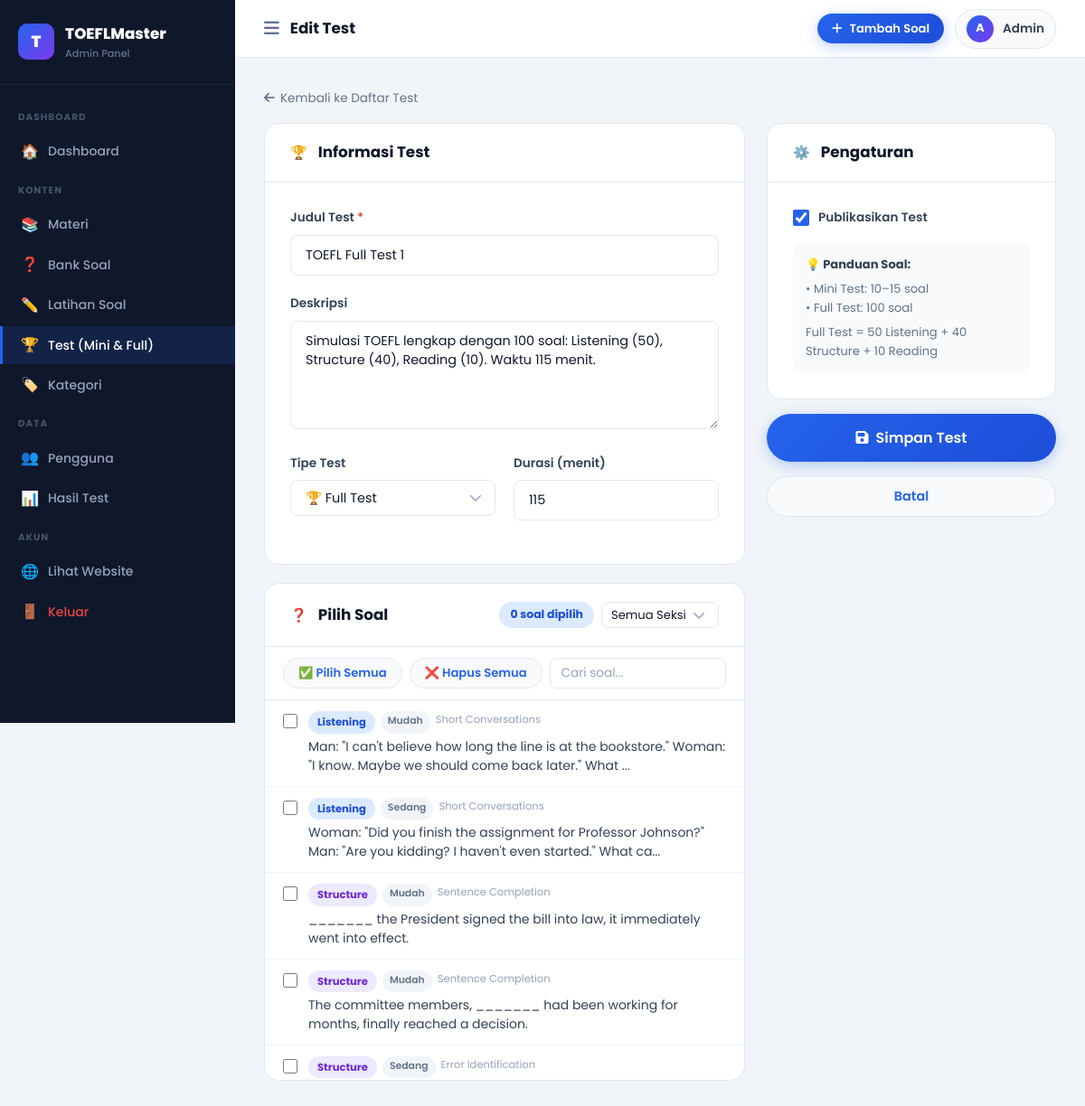
Page /admin/pages/tests.php?action=edit&id=4 (signed in) on the earlier database version.
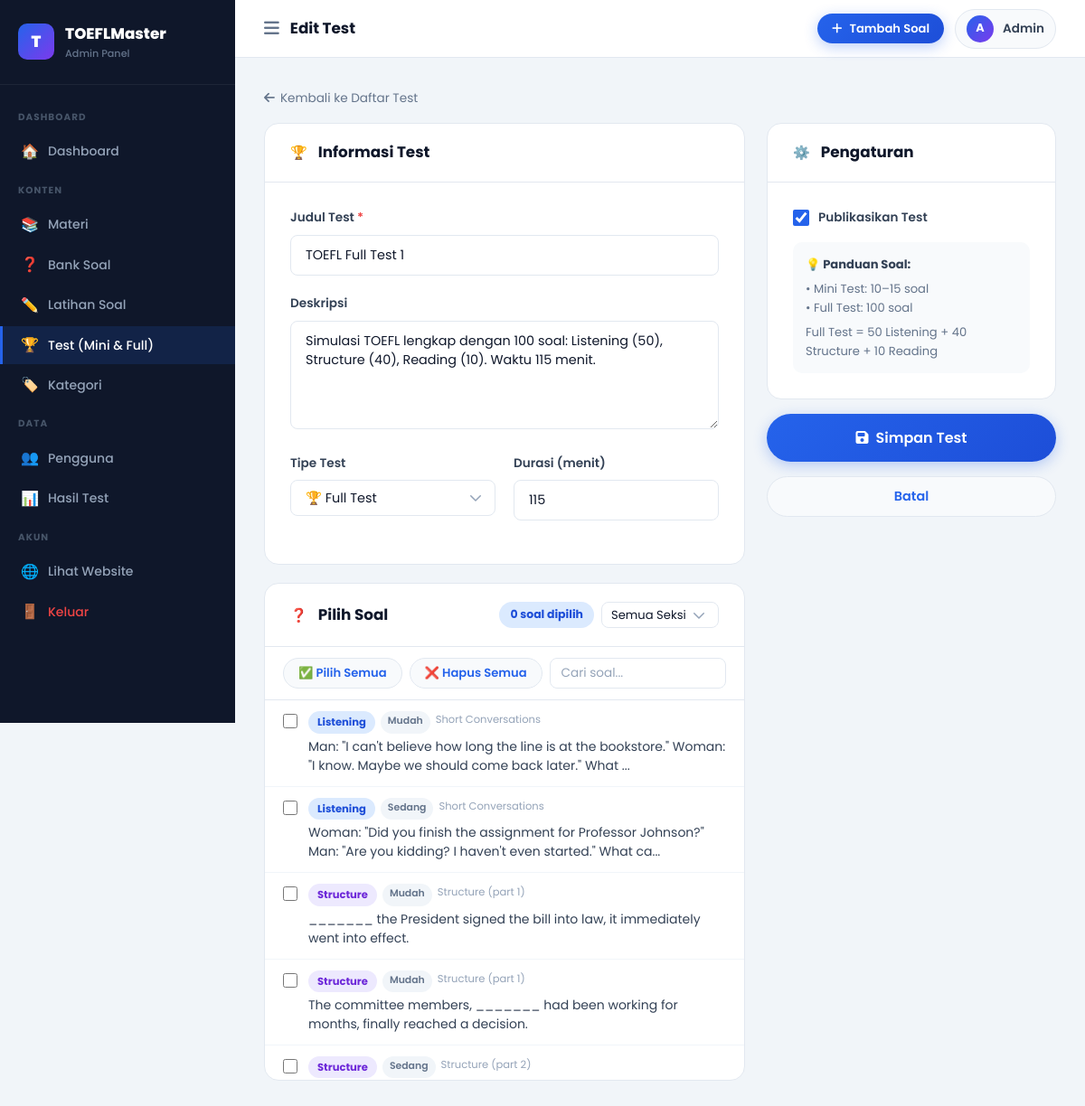
Same page on the later database version.
### tables this page shows
CREATE TABLE `questions` (
  `id` int(11) NOT NULL,
  `section` enum('listening','structure','reading') NOT NULL,
  `category_id` int(11) DEFAULT NULL,
  `material_id` int(11) DEFAULT NULL,
  `question_text` text NOT NULL,
  `passage_text` longtext DEFAULT NULL,
  `option_a` text NOT NULL,
  `option_b` text NOT NULL,
  `option_c` text NOT NULL,
  `option_d` text NOT NULL,
  `correct_answer` enum('A','B','C','D') NOT NULL,
  `explanation` text DEFAULT NULL,
  `difficulty` enum('easy','medium','hard') DEFAULT 'medium',
  `created_at` timestamp NOT NULL DEFAULT current_timestamp()
);

CREATE TABLE `categories` (
  `id` int(11) NOT NULL,
  `name` varchar(100) NOT NULL,
  `slug` varchar(100) NOT NULL,
  `section` enum('listening','structure','reading') NOT NULL,
  `icon` varchar(50) DEFAULT NULL,
  `description` text DEFAULT NULL,
  `sort_order` int(11) DEFAULT 0
);

### includes/config.php (called while the page is built, shortened)
<?php
function sanitize($input) {
    return htmlspecialchars(trim($input), ENT_QUOTES, 'UTF-8');
}
?>

### admin/pages/tests.php (the view, shortened to what the changed rows need)
<?php
require_once '../../includes/config.php';
$db = getDB();
$action = $_GET['action'] ?? 'list';
$id     = isset($_GET['id']) ? (int)$_GET['id'] : 0;
$allQuestions = $db->query("SELECT q.*,c.name as cat_name FROM questions q LEFT JOIN categories c ON q.category_id=c.id ORDER BY q.section,q.id")->fetchAll();
if ($action === 'add') {
    $test = ['id'=>0,'title'=>'','description'=>'','test_type'=>'mini','time_limit'=>15,'is_published'=>1];
    $selectedQIds = [];
    $pageTitle = 'Buat Test Baru';
} elseif ($action === 'edit' && $id) {
    $selStmt = $db->prepare("SELECT question_id FROM test_questions WHERE test_id=? ORDER BY sort_order");
    $selStmt->execute([$id]);
    $selectedQIds = array_column($selStmt->fetchAll(), 'question_id');
} else {
    $pageTitle = 'Manajemen Test';
    $tests = $db->query("SELECT t.*,(SELECT COUNT(*) FROM test_questions tq WHERE tq.test_id=t.id) as q_count FROM tests t ORDER BY t.test_type,t.id")->fetchAll();
}
include '../includes/header.php';
?>
<?php if ($action==='list'): ?>
<div style="display:flex;justify-content:space-between;align-items:center;margin-bottom:20px;">
  <div></div>
  <a href="?action=add" class="btn btn-primary"><i class="fas fa-plus"></i> Buat Test Baru</a>
</div>
<?php foreach(['full'=>'🏆 Full Test (100 Soal)','mini'=>'⚡ Mini Test'] as $type=>$label): ?>
<div class="admin-table-card" style="margin-bottom:24px;">
  <div class="admin-table-header">
    <div class="admin-table-title"><?= $label ?></div>
  </div>
  <table class="admin-table">
    <thead><tr><th>#</th><th>Judul Test</th><th>Tipe</th><th>Durasi</th><th>Soal</th><th>Status</th><th>Aksi</th></tr></thead>
    <tbody>
    <?php $found=false; foreach($tests as $i=>$t): if($t['test_type']!==$type) continue; $found=true; ?>
    <tr>
      <td style="color:#94A3B8;"><?= $i+1 ?></td>
      <td>
        <strong><?= sanitize($t['title']) ?></strong>
        <div style="font-size:0.78rem;color:#94A3B8;margin-top:2px;"><?= sanitize(mb_strimwidth($t['description'],0,80,'...')) ?></div>
      </td>
      <td><span class="test-type-badge <?= $t['test_type']==='mini'?'badge-mini':'badge-full' ?>"><?= $t['test_type']==='mini'?'Mini':'Full' ?></span></td>
      <td><?= $t['time_limit'] ?> menit</td>
      <td><strong style="color:#2563EB;"><?= $t['q_count'] ?></strong> soal</td>
      <td><span class="status-badge <?= $t['is_published']?'status-published':'status-draft' ?>"><?= $t['is_published']?'Publik':'Draft' ?></span></td>
      <td>
        <div style="display:flex;gap:6px;">
          <a href="<?= SITE_URL ?>/pages/take-test.php?id=<?= $t['id'] ?>" target="_blank" class="btn btn-secondary btn-sm"><i class="fas fa-eye"></i></a>
          <a href="?action=edit&id=<?= $t['id'] ?>" class="btn btn-primary btn-sm"><i class="fas fa-edit"></i></a>
          <a href="?action=delete&id=<?= $t['id'] ?>" class="btn btn-danger btn-sm" onclick="return confirm('Hapus test ini?')"><i class="fas fa-trash"></i></a>
        </div>
      </td>
    </tr>
    <?php endforeach; if(!$found): ?>
    <tr><td colspan="7" style="text-align:center;padding:30px;color:#94A3B8;">Belum ada <?= strtolower($label) ?>.</td></tr>
    <?php endif; ?>
    </tbody>
  </table>
</div>
<?php endforeach; ?>
<?php else: ?>
<form method="POST" id="testForm">
<div style="display:grid;grid-template-columns:1fr 320px;gap:24px;align-items:start;">
  <div style="display:flex;flex-direction:column;gap:20px;">
    <div class="admin-form-card">
      <div style="max-height:420px;overflow-y:auto;" id="questionList">
        <?php foreach($allQuestions as $q): ?>
        <label class="q-item" data-section="<?= $q['section'] ?>" data-text="<?= strtolower(sanitize($q['question_text'])) ?>"
               style="display:flex;align-items:flex-start;gap:12px;padding:12px 20px;border-bottom:1px solid #F1F5F9;cursor:pointer;transition:background 0.15s;"
               onmouseover="this.style.background='#F8FAFC'" onmouseout="this.style.background='white'">
          <input type="checkbox" name="question_ids[]" value="<?= $q['id'] ?>" <?= in_array($q['id'],$selectedQIds)?'checked':'' ?> onchange="updateCount()" style="margin-top:3px;accent-color:#2563EB;width:16px;height:16px;flex-shrink:0;">
          <div>
            <div style="display:flex;gap:6px;margin-bottom:4px;">
              <span class="sec-badge sec-<?= $q['section'] ?>"><?= ucfirst($q['section']) ?></span>
              <span style="background:#F1F5F9;color:#64748B;padding:2px 8px;border-radius:100px;font-size:0.68rem;font-weight:600;">
                <?= ['easy'=>'Mudah','medium'=>'Sedang','hard'=>'Sulit'][$q['difficulty']] ?>
              </span>
              <?php if ($q['cat_name']): ?><span style="font-size:0.72rem;color:#94A3B8;"><?= sanitize($q['cat_name']) ?></span><?php endif; ?>
            </div>
            <div style="font-size:0.875rem;color:#334155;line-height:1.5;"><?= sanitize(mb_strimwidth($q['question_text'],0,120,'...')) ?></div>
          </div>
        </label>
        <?php endforeach; ?>
      </div>
    </div>
  </div>
</div>
</form>
<?php endif; ?>
<?php include '../includes/footer.php'; ?>

Differences in the rows shown:
changed through a linked row, questions "_______ the President signed the bill into law, it immediately went into effect.": category.name "Sentence Completion" → "Structure (part 1)"
changed through a linked row, questions (number 4 of 5 on the later page): category.name "Sentence Completion" → "Structure (part 1)"
changed through a linked row, questions: category.name "Error Identification" → "Structure (part 2)"
